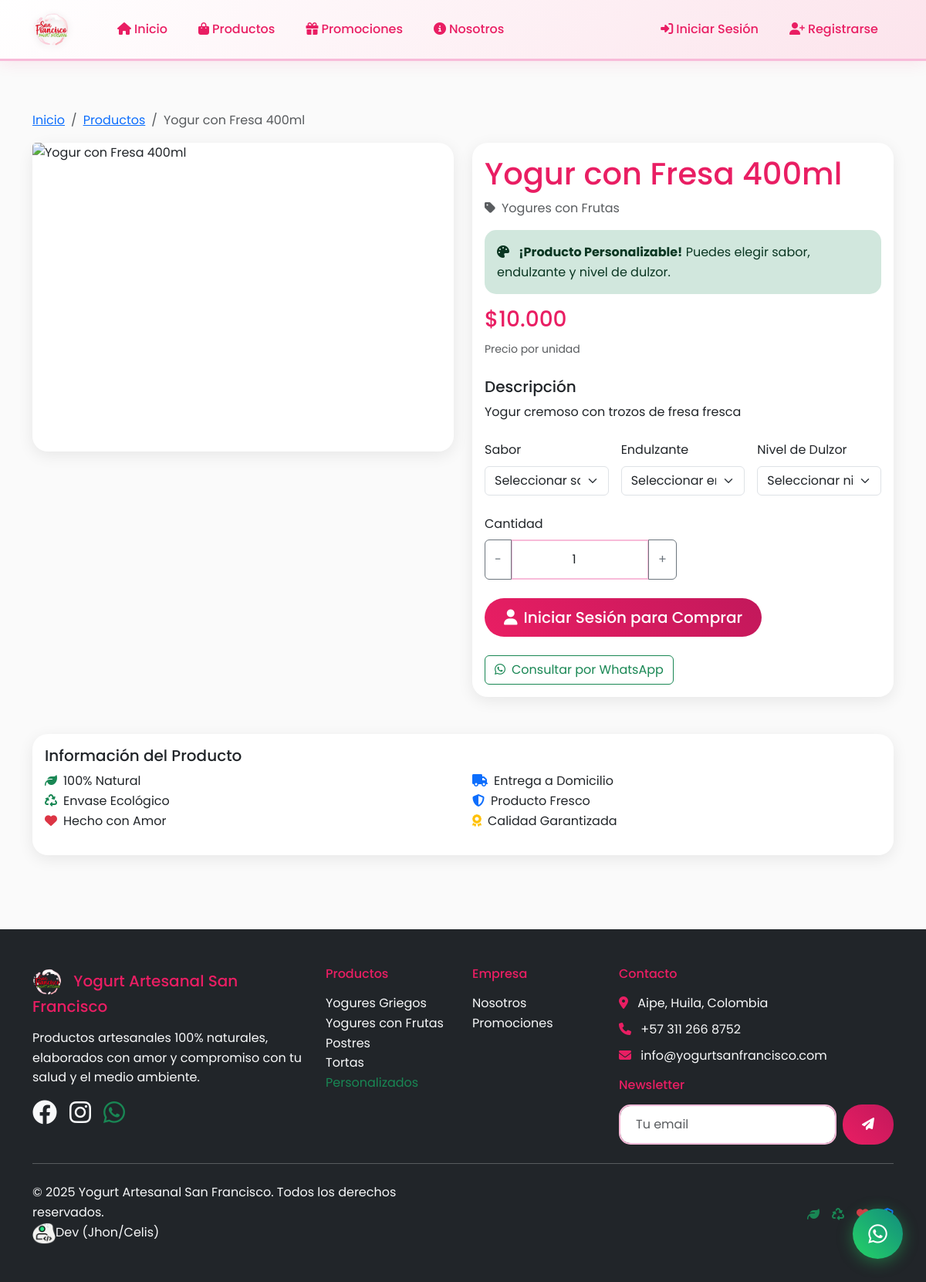
The page /products/show/2 on the database its author committed.
### tables this page shows
CREATE TABLE productos (
    id INT PRIMARY KEY AUTO_INCREMENT,
    nombre VARCHAR(100) NOT NULL,
    descripcion TEXT,
    precio DECIMAL(10,2) NOT NULL,
    categoria_id INT,
    stock INT DEFAULT 0,
    imagen VARCHAR(255),
    es_personalizable BOOLEAN DEFAULT FALSE,
    destacado BOOLEAN DEFAULT FALSE,
    activo BOOLEAN DEFAULT TRUE,
    fecha_creacion TIMESTAMP DEFAULT CURRENT_TIMESTAMP,
    FOREIGN KEY (categoria_id) REFERENCES categorias(id)
);

CREATE TABLE categorias (
    id INT PRIMARY KEY AUTO_INCREMENT,
    nombre VARCHAR(100) NOT NULL,
    descripcion TEXT,
    imagen VARCHAR(255),
    activo BOOLEAN DEFAULT TRUE,
    fecha_creacion TIMESTAMP DEFAULT CURRENT_TIMESTAMP
);

### controllers/ProductController.php (called while the page is built, shortened)
<?php
require_once 'models/Product.php';
require_once 'config/config.php';
class ProductController {
    private $productModel;
    public function __construct() {
        $this->productModel = new Product();
    }
    public function show($id) {
        $product = $this->productModel->getProductById($id);
        include 'views/products/show.php';
    }
}
?>

### models/Product.php (called while the page is built, shortened)
<?php
require_once 'config/database.php';
class Product {
    private $conn;
    private $table = 'productos';
    public function __construct() {
        $database = new Database();
        $this->conn = $database->getConnection();
    }
    public function getProductById($id) {
        $query = "SELECT p.*, c.nombre as categoria_nombre
                  FROM " . $this->table . " p
                  LEFT JOIN categorias c ON p.categoria_id = c.id
                  WHERE p.id = :id AND p.activo = 1";
        $stmt = $this->conn->prepare($query);
        $stmt->bindParam(':id', $id);
        $stmt->execute();
        return $stmt->fetch(PDO::FETCH_ASSOC);
    }
}
?>

### config/database.php (called while the page is built, shortened)
<?php
class Database {
    private $host = 'localhost';
    private $db_name = 'yogurt_san_francisco';
    private $username = 'root';
    private $password = '';
    public function getConnection() {
        $this->conn = null;
        try {
            $this->conn = new PDO(
                "mysql:host=" . $this->host . ";dbname=" . $this->db_name . ";charset=utf8",
                $this->username,
                $this->password
            );
            $this->conn->setAttribute(PDO::ATTR_ERRMODE, PDO::ERRMODE_EXCEPTION);
        } catch(PDOException $exception) {
            echo "Error de conexión: " . $exception->getMessage();
            die();
        }
        return $this->conn;
    }
}
?>

### config/config.php (called while the page is built, shortened)
<?php
function isLoggedIn() {
    return isset($_SESSION['user_id']);
}
function formatPrice($price) {
    return '$' . number_format($price, 0, ',', '.');
}
?>

### views/products/show.php (the view, shortened to what this page needs)
<?php
include 'views/layout/header.php';
?>
<div class="container py-5">
    <nav aria-label="breadcrumb">
        <ol class="breadcrumb">
            <li class="breadcrumb-item"><a href="<?php echo SITE_URL; ?>">Inicio</a></li>
            <li class="breadcrumb-item"><a href="<?php echo SITE_URL; ?>products">Productos</a></li>
            <li class="breadcrumb-item active"><?php echo $product['nombre']; ?></li>
        </ol>
    </nav>
    <div class="row">
        <div class="col-lg-6 mb-4">
            <div class="card">
                <img src="<?php echo SITE_URL; ?>assets/images/products/<?php echo $product['imagen'] ?: 'default.jpg'; ?>"
                     class="card-img-top" alt="<?php echo $product['nombre']; ?>" style="height: 400px; object-fit: cover;">
            </div>
        </div>
        <div class="col-lg-6">
            <div class="card">
                <div class="card-body">
                    <h1 class="card-title text-primary-custom"><?php echo $product['nombre']; ?></h1>
                    <p class="text-muted mb-3">
                        <i class="fas fa-tag me-2"></i><?php echo $product['categoria_nombre']; ?>
                    </p>
                    <?php if ($product['es_personalizable']): ?>
                        <div class="alert alert-success">
                            <i class="fas fa-palette me-2"></i>
                            <strong>¡Producto Personalizable!</strong> Puedes elegir sabor, endulzante y nivel de dulzor.
                        </div>
                    <?php endif; ?>
                    <div class="mb-4">
                        <h3 class="text-primary-custom"><?php echo formatPrice($product['precio']); ?></h3>
                        <small class="text-muted">Precio por unidad</small>
                    </div>
                    <div class="mb-4">
                        <h5>Descripción</h5>
                        <p><?php echo nl2br($product['descripcion']); ?></p>
                    </div>
                    <?php if ($product['es_personalizable']): ?>
                    <form id="personalizationForm">
                        <div class="row g-3 mb-4">
                            <div class="col-md-4">
                                <label class="form-label">Sabor</label>
                                <select class="form-select" name="sabor" required>
                                    <option value="">Seleccionar sabor</option>
                                </select>
                            </div>
                            <div class="col-md-4">
                                <label class="form-label">Endulzante</label>
                                <select class="form-select" name="endulzante" required>
                                    <option value="">Seleccionar endulzante</option>
                                </select>
                            </div>
                            <div class="col-md-4">
                                <label class="form-label">Nivel de Dulzor</label>
                                <select class="form-select" name="nivel_dulzor" required>
                                    <option value="">Seleccionar nivel</option>
                                </select>
                            </div>
                        </div>
                    </form>
                    <?php endif; ?>
                    <div class="row g-3 mb-4">
                        <div class="col-md-6">
                            <label class="form-label">Cantidad</label>
                            <div class="input-group">
                                <button class="btn btn-outline-secondary" type="button" onclick="changeQuantity(-1)">-</button>
                                <input type="number" class="form-control text-center" id="quantity" value="1" min="1" max="10">
                                <button class="btn btn-outline-secondary" type="button" onclick="changeQuantity(1)">+</button>
                            </div>
                        </div>
                    </div>
                    <div class="d-grid gap-2 d-md-flex">
                        <?php if (isLoggedIn()): ?>
                            <button onclick="addProductToCart()" class="btn btn-primary btn-lg me-md-2">
                                <i class="fas fa-cart-plus me-2"></i>Agregar al Carrito
                            </button>
                            <button onclick="buyNow()" class="btn btn-success btn-lg">
                                <i class="fas fa-shopping-bag me-2"></i>Comprar Ahora
                            </button>
                        <?php else: ?>
                            <a href="<?php echo SITE_URL; ?>login" class="btn btn-primary btn-lg me-md-2">
                                <i class="fas fa-user me-2"></i>Iniciar Sesión para Comprar
                            </a>
                        <?php endif; ?>
                    </div>
                    <div class="mt-4">
                        <button onclick="contactWhatsApp('Hola, me interesa el producto: <?php echo $product['nombre']; ?>')"
                                class="btn btn-outline-success">
                            <i class="fab fa-whatsapp me-2"></i>Consultar por WhatsApp
                        </button>
                    </div>
                </div>
            </div>
        </div>
    </div>
    <div class="row mt-5">
        <div class="col-12">
            <div class="card">
                <div class="card-body">
                    <h5 class="card-title">Información del Producto</h5>
                    <div class="row">
                        <div class="col-md-6">
                            <ul class="list-unstyled">
                                <li><i class="fas fa-leaf text-success me-2"></i>100% Natural</li>
                                <li><i class="fas fa-recycle text-success me-2"></i>Envase Ecológico</li>
                                <li><i class="fas fa-heart text-danger me-2"></i>Hecho con Amor</li>
                            </ul>
                        </div>
                        <div class="col-md-6">
                            <ul class="list-unstyled">
                                <li><i class="fas fa-truck text-primary me-2"></i>Entrega a Domicilio</li>
                                <li><i class="fas fa-shield-alt text-primary me-2"></i>Producto Fresco</li>
                                <li><i class="fas fa-award text-warning me-2"></i>Calidad Garantizada</li>
                            </ul>
                        </div>
                    </div>
                </div>
            </div>
        </div>
    </div>
</div>
<?php include 'views/layout/footer.php'; ?>

### views/layout/header.php (style rules this page uses)
:root { --primary-color: #E91E63; --secondary-color: #F8BBD9; --accent-color: #4CAF50; --light-pink: #FCE4EC; --dark-pink: #C2185B; --cream: #FFF8E1; --soft-purple: #E1BEE7; --mint-green: #A5D6A7; }
body { font-family: 'Poppins', sans-serif; line-height: 1.6; background-color: #FAFAFA; }
.text-primary-custom { color: var(--primary-color) !important; }
.btn-primary { background: linear-gradient(45deg, var(--primary-color), var(--dark-pink)); border: none; border-radius: 25px; padding: 10px 25px; font-weight: 500; transition: all 0.3s ease; }
.card { border-radius: 20px; border: none; box-shadow: 0 5px 20px rgba(0,0,0,0.08); }
.alert { border-radius: 15px; border: none; }
.form-control { border-radius: 15px; border: 2px solid var(--secondary-color); padding: 12px 20px; }

### rows shown on the page
productos: nombre "Yogur con Fresa 400ml", categoria.nombre "Yogures con Frutas", precio "$10.000", descripcion "Yogur cremoso con trozos de fresa fresca"

### other values the page prints
SITE_NAME "Yogurt Artesanal San Francisco"
